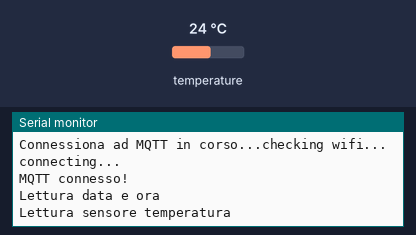
Simulated run of this sketch. Board: ESP8266 (Wemos D1 mini). Parts: the last lines printed to the serial monitor. Inputs (shaded band) come from the test bench; at power-on: temperature 24 °C. WiFi joins after 1.5 s; servers stay silent unless stated; the local clock reads 2024-03-15 10:24:30 at power-on unless the sketch sets it; no MQTT or app messages arrive unless stated.

Above: at 12.7 s.
12.8 s: temperature set to 12 °C
At 14.0 s:
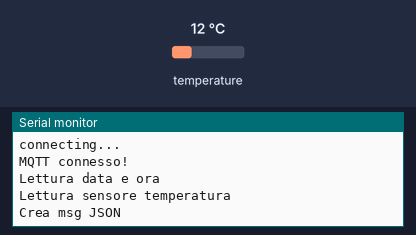
18.4 s: temperature set to 19 °C
At 21.5 s:
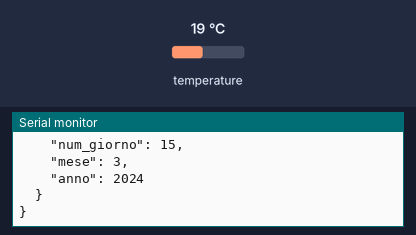

The sketch:

TempSensor_MQTT_JSON_ZanottiE.ino
```cpp
#include <MQTT.h>
#include <ESP8266WiFi.h>
#include <ArduinoJson.h>
#include <stdio.h>
#include <TimeLib.h>
#include <DallasTemperature.h>
#include <OneWire.h>


/******Wi-Fi********/
const char* ssid     = "iPhone di Riccardo";         // The SSID (name) of the Wi-Fi network you want to connect to
const char* password = "12345678";     // The password of the Wi-Fi network
/******sezione define********/
#define ONE_WIRE_BUS 0
////NTP////
#define TZ              1       // (utc+) TZ in hours
#define DST_MN          0      // use 60mn for summer time in some countries

#define NTP0_OR_LOCAL1  0       // 0:use NTP  1:fake external RTC

#define TZ_MN           ((TZ)*60)
#define TZ_SEC          ((TZ)*3600)
#define DST_SEC         ((DST_MN)*60)
#define ONE_WIRE_BUS 0
#define TOPIC           "tempsens"


OneWire oneWire(ONE_WIRE_BUS);
DallasTemperature sensors(&oneWire);
DeviceAddress insideThermometer;

/******* Variabili globali *******/

float temp_C = 0.0;

  int ore=0;
  int mins=0;
  int sec=0;

  int giorno=0;
  int mese=0;
  int anno=0;


char jsnMsg[351];
char sensorAddress[17];
char  tempo[8];
timeval tv;


WiFiClient  client;
MQTTClient mqttClient(351);

StaticJsonBuffer<350> jsonBuffer;
//JsonObject& messaggioJson = jsonBuffer.createObject();


void creaJson();
void locatingDevice(DeviceAddress deviceAddress);
void LetturaTemperatura(DeviceAddress deviceAddress);
//void ConversionFrom_C_To_F ();
char strObj[350];

void setup(void)
{
  /***starting SERIAL COMMUNICATION***/
  Serial.begin(115200);
  delay(10);
  Serial.println('\n');

 /******Connessione a Wi-Fi********/
  WiFi.disconnect();
  delay(1000);
  WiFi.mode(WIFI_STA);
  WiFi.begin(ssid, password);             // Connect to the network
  Serial.print("Connessione alla rete in corso... ");
  Serial.print(ssid); Serial.print(" ...");

  do
  { // Wait for the Wi-Fi to connect
    delay(500);
    Serial.print('.');
  }while (WiFi.status() != WL_CONNECTED);

  Serial.println('\n');
  Serial.println("Connessione avvenuta correttamente!");
  Serial.print("IP address:\t");
  Serial.println(WiFi.localIP());         // Send the IP address of the ESP8266 to the computer

 delay(5000);
 configTime(TZ_SEC, DST_SEC, "ntp1.inrim.it");


  // starting serial port
  Serial.begin(115200);

/***************************** Inizializzazione DS18B20 ****************************/
  // locate devices on the bus
  Serial.print("Locating devices...");
  sensors.begin();
  Serial.print("Found ");
  Serial.print(sensors.getDeviceCount(), DEC);
  Serial.println(" devices.");
  // report parasite power requirements
  Serial.print("Parasite power is: ");
  if (sensors.isParasitePowerMode()) Serial.println("ON");
  else Serial.println("OFF");

  // Method 1:
  // Search for devices on the bus and assign based on an index. Ideally,
  // you would do this to initially discover addresses on the bus and then
  // use those addresses and manually assign them (see above) once you know
  // the devices on your bus (and assuming they don't change).

  if (!sensors.getAddress(insideThermometer, 0))
  {
      Serial.println("Unable to find address for Device 0");
  }
  else
  {
   Serial.print("Device 0 address: ");
   locatingDevice(insideThermometer);
   Serial.println();
  }

  sensors.setResolution(insideThermometer, 12);
  Serial.print("Device 0 resolution: ");
  Serial.print(sensors.getResolution(insideThermometer), DEC);
  Serial.println();

  /* Fine Inizializzazione DS18B20 */

  /*connecting to the MQTT broker......*/
  Serial.print("Connessiona ad MQTT in corso...");
  mqttClient.begin("iot.ittsrimini.edu.it", client);
  mqttConnect();


}

void loop()
{

  /***********pubblicazione feed MQTT*********/

  Serial.println("Lettura data e ora");
  realTime();

  Serial.println("Lettura sensore temperatura");
  LetturaTemperatura(insideThermometer);
  Serial.println("Crea msg JSON");
  creaJson();
  Serial.print("Dimensione messaggio: ");
  //Serial.println(sizeof(strObj));
  Serial.println("Invio a broker MQTT");
  //messaggioJson.prettyPrintTo(strObj, sizeof(strObj));
  Serial.println(jsnMsg);
  mqttSendData();

}


/********* DALLAS TEMPERATURE - DS18B20 ***********/


void locatingDevice(DeviceAddress deviceAddress)
{

 for(uint8_t i = 0; i<8; i++)
 {
  sprintf(sensorAddress + (i*2), "%02X", deviceAddress[i]);
    if (deviceAddress[i] < 16)
    {
      Serial.print("0");
      Serial.print(deviceAddress[i], HEX);
    }
    else
    {
      Serial.print(deviceAddress[i], HEX);
    }
  }
}

  void LetturaTemperatura(DeviceAddress deviceAddress)
  {
      sensors.requestTemperatures();
      delay(1000);
      temp_C=sensors.getTempC(deviceAddress);
  }
//
//  void ConversionFrom_C_To_F ();
//  {
//      temp_F = DallasTemperature::toFahrenheit(tempC;
//  }
//  //printTemperature(insideThermometer);


/******richiesta ed elaborazione dati server NTP*******/

 void realTime()
{

  gettimeofday(&tv, nullptr);
  static time_t lastv = 0;
  if (lastv != tv.tv_sec)
  {
     lastv = tv.tv_sec;
     giorno = day(lastv);
     mese = month(lastv);
     anno = year(lastv);
     ore = hour(lastv) + 1;
     mins = minute(lastv);
     sec = second(lastv);

//    sprintf(tempo, "%02d:%02d:%02d", ore, mins, sec);
//    Serial.println(tempo);

  }
 }

 /*****connessione ed invio dati ad MQTT*******/

 void mqttConnect()
 {
 Serial.print("checking wifi...");
 while (WiFi.status() != WL_CONNECTED) {
   Serial.print(".");
   delay(1000);
 }

 Serial.print("\nconnecting...");
 delay(2000);
 while (!mqttClient.connect("WeMos_temperature", "flr_iot", "Alohomora"))
 {
   Serial.print(".");
   delay(1000);
 }

  Serial.println("\nMQTT connesso!");
delay(2000);
}


void mqttSendData(void)
{
 mqttClient.loop();
 delay(10);

 if (!mqttClient.connected())
 {
     mqttConnect();
 }

 mqttClient.publish(TOPIC, jsnMsg);
 delay(2000);
}

/****creazione pachetto dati JSON da inviare*****/

 void creaJson()
 {
  int jsonOre  = ore;
  int jsonMins = mins;
  int jsonSec  = sec;

  int jsonGiorno= giorno;
  int jsonMese = mese;
  int jsonAnno = anno;

  //StaticJsonBuffer<300> jsonBuffer;
  JsonObject& messaggioJson = jsonBuffer.createObject();
  messaggioJson["sensore"] = sensorAddress;
  messaggioJson["temperatura_C"] = temp_C;
  //messaggioJson["temperatura_F"]


  JsonObject& ora_lettura = messaggioJson.createNestedObject("ora_lettura");
  ora_lettura["ora"] = jsonOre;
  ora_lettura["minuto"] = jsonMins;
  ora_lettura["secondo"]= jsonSec;

  JsonObject& data_lettura = messaggioJson.createNestedObject("data_lettura");
  data_lettura["num_giorno"] = jsonGiorno;
  data_lettura["mese"] = jsonMese;
  data_lettura["anno"] = jsonAnno;

  messaggioJson.prettyPrintTo(jsnMsg, sizeof(jsnMsg));
  delay(2000);

 }
```

Measured:
- after the input at 18.4 s, the serial monitor: prints a new line after 2.8 s (image 2)
